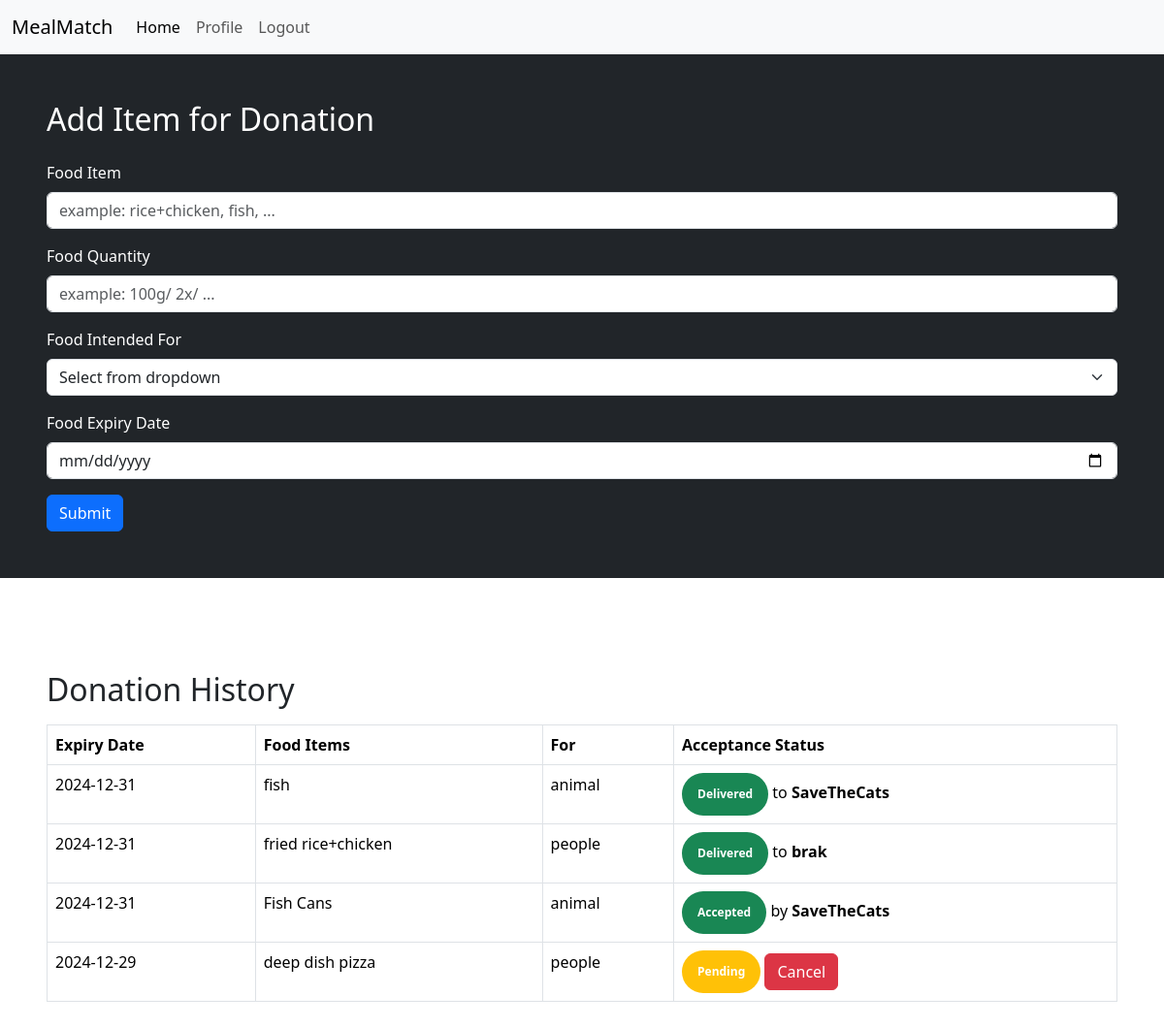
The page /dashboard/restaurant (signed in) on the database its author committed.
### models.py (models this page shows, shortened)
class Donation(db.Model):
    id = db.Column(db.Integer, primary_key=True)
    user_id = db.Column(db.Integer, db.ForeignKey('users.id'), nullable=False)
    restaurant_id = db.Column(db.Integer, db.ForeignKey('restaurant.id'), nullable=False)
    description = db.Column(db.String(500), nullable=False)
    quantity = db.Column(db.Integer, nullable=False)
    preference = db.Column(db.String(50), nullable=False)  # 'street_animal' or 'people'
    status = db.Column(db.String(50), default='pending')  # pending, accepted, completed, cancelled
    expiry_date = db.Column(db.String(50), nullable=False)

class NGO(db.Model):
    __tablename__ = 'ngos'
    id = db.Column(db.Integer, primary_key=True, autoincrement=True)
    user_id = db.Column(db.Integer, db.ForeignKey('users.id'), nullable=False)
    name = db.Column(db.String(100), nullable=False)
    focus_area = db.Column(db.String(100), nullable=False)
    service_area = db.Column(db.String(100), nullable=False)
    type = db.Column(db.String(50))
    __mapper_args__ = {
        'polymorphic_identity': 'ngo',
        'polymorphic_on': type
    }

### app.py (the view)
@app.route('/dashboard/restaurant', methods=['GET', 'POST'])
def restaurant():
    if session.get('role')=='restaurant':
        if request.method == 'POST':
            restaurant = Restaurant.query.filter_by(user_id=session['user_id']).first()
            donation = Donation(
                user_id=session['user_id'],
                description=request.form['description'],
                quantity=request.form['quantity'],
                restaurant_id=restaurant.id,
                preference=request.form['preference'],
                expiry_date=request.form['expiry_date']
            )
            db.session.add(donation)
            db.session.commit()
            flash('Donation created successfully')
            return redirect(url_for('getDashboard'))
        elif request.method == 'GET':
            donations = Donation.query.filter_by(user_id=session['user_id']).order_by(Donation.expiry_date.desc()).all()
            return render_template('restaurant.html', donations=donations, acceptedby=acceptedby)
    else:
        return redirect(url_for('getDashboard'))

### app.py (called while the page is built)
def acceptedby(donation_id):
    if 'user_id' not in session:
        return redirect(url_for('login'))
    user = User.query.get(session['user_id'])
    donation = Donation.query.get_or_404(donation_id)
    ngo_id = donation.status.split(',')[1]
    ngo = NGO.query.filter(NGO.id == ngo_id).first()
    return ngo.name

### templates/restaurant.html (shortened to what this page needs)
{% extends 'bootstrap.html' %}
{% block body %}
<div class="mb-4">
    <div class="text-white bg-dark p-5">
        <h2 class="mb-4">Add Item for Donation</h2>
        <form action="/dashboard/restaurant" method="POST">
        <div class="mb-3">
            <label for="foodItem" class="form-label">Food Item</label>
            <input type="text" class="form-control" id="foodItem" name="description" placeholder="example: rice+chicken, fish, ...">
        </div>
        <div class="mb-3">
            <label for="foodQuantity" class="form-label">Food Quantity</label>
            <input type="text" class="form-control" id="foodQuantity" name="quantity" placeholder="example: 100g/ 2x/ ...">
        </div>
        <div class="mb-3">
            <label for="foodFor" class="form-label">Food Intended For</label>
            <select class="form-select" id="foodFor" name="preference">
            <option>Select from dropdown</option>
            </select>
        </div>
        <div class="mb-3">
            <label for="expiryDate" class="form-label">Food Expiry Date</label>
            <input type="date" class="form-control" id="expiryDate" name="expiry_date">
        </div>
        <button type="submit" class="btn btn-primary">Submit</button>
        </form>
    </div>
    <div class="p-5">
        <h2 class="mt-5">Donation History</h2>
        <table class="table table-bordered mt-3">
        <thead>
            <tr>
            <th>Expiry Date</th>
            <th>Food Items</th>
            <th>For</th>
            <th>Acceptance Status</th>
            </tr>
        </thead>
        <tbody>
            {% for donation in donations %}
            <tr>
            <td>{{ donation.expiry_date }}</td>
            <td>{{ donation.description }}</td>
            <td>{{ donation.preference }}</td>
            <td>
                {% if donation.status == 'pending' %}
                <span class="badge p-3 rounded-pill bg-warning">Pending</span>
                <a href="{{ url_for('cancel_donation', donation_id=donation.id) }}" class="btn btn-danger">Cancel</a>
                {% elif donation.status == 'rejected' %}
                <span class="badge rounded-pill bg-danger p-3">Rejected</span>
                {% elif donation.status.split(',')[0] == 'accepted' %}
                <span class="badge p-3 rounded-pill bg-success">Accepted</span> by <b>{{ acceptedby(donation.id) }}</b>
                {% elif donation.status.split(',')[0] == 'delivered' %}
                <span class="badge p-3 rounded-pill bg-success">Delivered</span> to <b>{{ acceptedby(donation.id) }}</b>
                {% endif %}
            </td>
            </tr>
            {% endfor %}
        </tbody>
        </table>
    </div>
</div>
{% endblock %}

### templates/bootstrap.html (shortened to what this page needs)
<!DOCTYPE html>
<html lang="en">
<head>
    <link href="https://cdn.jsdelivr.net/npm/bootstrap@5.3.3/dist/css/bootstrap.min.css" rel="stylesheet">
</head>
<body>
    {% block nav %}
    <nav class="navbar navbar-expand-lg bg-body-tertiary">
        <div class="container-fluid">
          <a class="navbar-brand" href="/">MealMatch</a>
          <div class="collapse navbar-collapse" id="navbarNav">
            <ul class="navbar-nav">
              <li class="nav-item">
                <a class="nav-link active" aria-current="page" href="/dashboard">Home</a>
              </li>
              <li class="nav-item">
                <a class="nav-link" href="/profile">Profile</a>
              </li>
              <li class="nav-item">
                <a class="nav-link" href="/logout">Logout</a>
              </li>
            </ul>
          </div>
        </div>
      </nav>
      {%endblock%}
    {% block body %}{% endblock %}
</body>
</html>

### rows shown on the page
Donation: expiry_date "2024-12-31", description "fish", preference "animal", status.name "SaveTheCats"
Donation: expiry_date "2024-12-31", description "fried rice+chicken", preference "people", status.name "brak"
Donation: expiry_date "2024-12-31", description "Fish Cans", preference "animal", status.name "SaveTheCats"
Donation: expiry_date "2024-12-29", description "deep dish pizza", preference "people"
